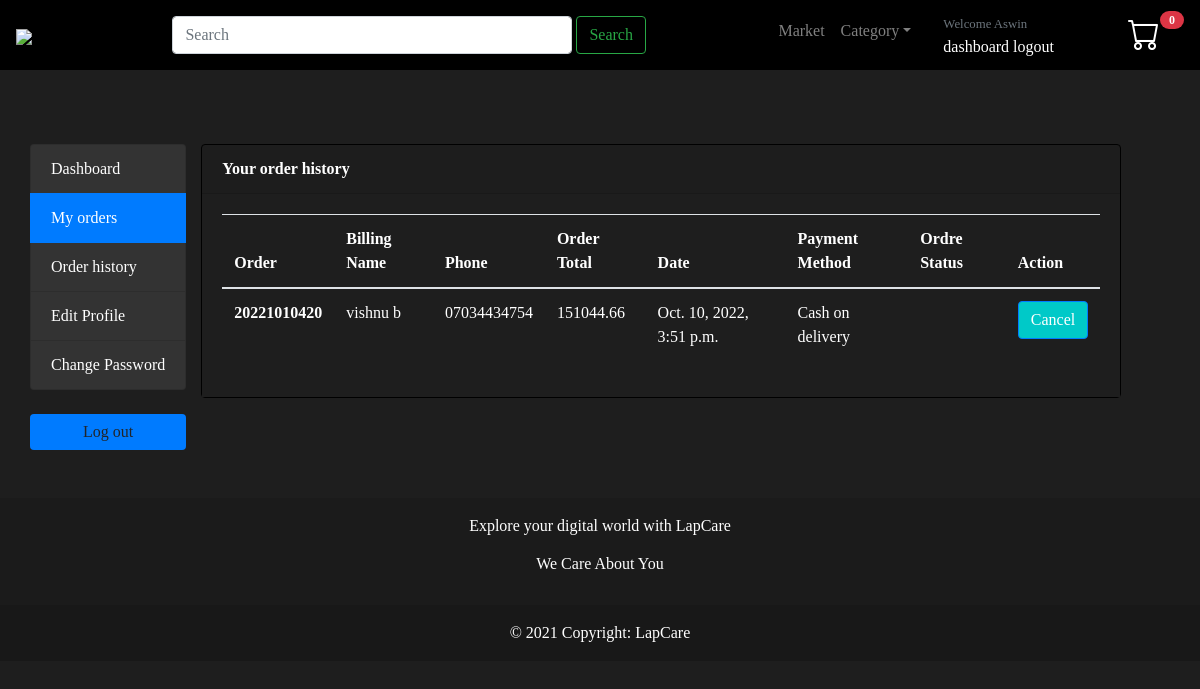
Before: /register/my_orders/ (signed in) with the older database file.
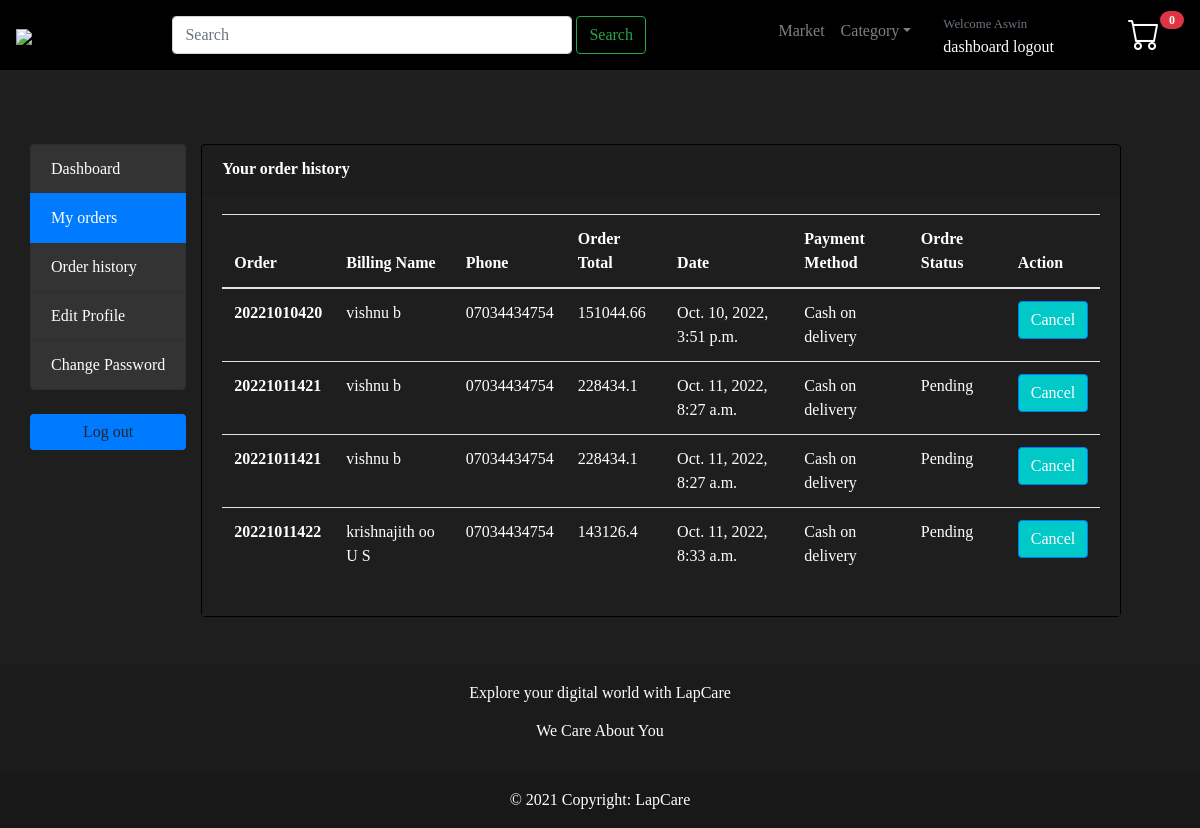
After: the same page with the newer database file.
### accounts/models.py (models this page shows, shortened)
class Account(AbstractBaseUser):
    first_name = models.CharField(max_length=50)
    last_name = models.CharField(max_length=50)
    username = models.CharField(max_length=50, unique=True)
    email = models.EmailField(max_length=100, unique=True)
    phone_number = models.CharField(max_length=50)
    date_joined = models.DateTimeField(auto_now_add=True)
    last_login = models.DateTimeField(auto_now_add=True)
    is_admin = models.BooleanField(default=False)
    is_staff = models.BooleanField(default=False)
    is_active = models.BooleanField(default=False)
    is_superadmin = models.BooleanField(default=False)
    is_user = models.BooleanField(default=False)
    USERNAME_FIELD = "email"
    REQUIRED_FIELDS = ["username", "first_name", "last_name"]
    objects = MyAccountManager()

### order/models.py (models this page shows, shortened)
class OrderProduct(models.Model):
    order = models.ForeignKey(Order, on_delete=models.CASCADE)
    payment = models.ForeignKey(
        Payment, on_delete=models.SET_NULL, blank=True, null=True
    )
    user = models.ForeignKey(Account, on_delete=models.CASCADE,null=True)
    product = models.ForeignKey(Products, on_delete=models.CASCADE)
    status = models.CharField(max_length=50, choices=STATUS1, default="New")
    variations = models.ManyToManyField(Variation, blank=True)
    quantity = models.IntegerField()
    product_price = models.FloatField()
    orderproduct_cancel = models.BooleanField(default=False)
    created_at = models.DateTimeField(auto_now_add=True)
    updated_at = models.DateTimeField(auto_now=True)
    return_status=models.BooleanField(default=True,blank=True,null=True)

class Order(models.Model):
    STATUS = (
        ("New", "New"),
        ("Accepted", "Accepted"),
        ("Completed", "Completed"),
        ("Cancelled", "Cancelled"),
    )
    methods_payment = (
        ("Paypal", "Paypal"),
        ("Rasopay", "Rasopay"),
        ("Cod", "Cash on delivery"),
    )
    user = models.ForeignKey(Account, on_delete=models.SET_NULL, null=True)
    payment = models.ForeignKey(
        Payment, on_delete=models.SET_NULL, blank=True, null=True
    )
    final_discount =models.IntegerField(blank=True,null=True)
    discountnew=models.IntegerField(default=0,null=True,blank=True)
    order_number = models.CharField(max_length=50)
    first_name = models.CharField(max_length=50)
    last_name = models.CharField(max_length=50)
    phone_number = models.CharField(max_length=15)
    email = models.EmailField(max_length=50)
    address_line_1 = models.CharField(max_length=50)
    address_line_2 = models.CharField(max_length=50, blank=True)
    country = models.CharField(max_length=50)
    state = models.CharField(max_length=50)
    city = models.CharField(max_length=50)
    pincode = models.IntegerField()
    order_note = models.CharField(max_length=100, blank=True)
    order_total = models.FloatField()
    tax = models.FloatField()
    order_cancel=models.BooleanField(default=False,blank=True)
    status = models.CharField(max_length=50, choices=STATUS, default="New")
    ip = models.CharField(blank=True, max_length=20)
    is_ordered = models.BooleanField(default=False)
    created_at = models.DateTimeField(auto_now_add=True)
    updated_at = models.DateTimeField(auto_now=True)
    def full_name(self):
        return f"{self.first_name} {self.last_name}"#it is used to get the full name

class Payment(models.Model):
    user = models.ForeignKey(Account, on_delete=models.CASCADE)
    payment_id = models.CharField(max_length=100,blank=True)
    payment_method = models.CharField(max_length=100,blank=True)
    amount_paid = models.CharField(max_length=100,blank=True)
    status = models.CharField(max_length=100,blank=True)
    created_at = models.DateTimeField(auto_now_add=True)

### accounts/views.py (the view)
# urls.py: path('my_orders/',views.my_orders,name='my-orders'),
@login_required(login_url="login")
def my_orders(request):
    orders = Order.objects.filter(user_id=request.user, is_ordered=True).order_by(
        "-created_at"
    )  # - is descending
    order_products = OrderProduct.objects.filter(
        order__is_ordered=True,
        user=request.user,
        orderproduct_cancel=False,
        return_status=True,
    )
    context = {
        "orders": orders,
        "order_products": order_products,
    }
    return render(request, "User/my_orders.html", context)

### cart/context_processors.py (called while the page is built)
def counter(request):
    cart_count=0
    if 'admin' in request.path:
        return{}
    else:
        try:
            cart=Cart.objects.filter(cart_id=_cart_id(request))
            if request.user.is_authenticated:#if user is authenticated
                cart_items=CartItem.objects.all().filter(user=request.user)
            else:
                cart_items=CartItem.objects.all().filter(cart=cart[:1])
            for cart_item in cart_items:
                   cart_count=cart_count+cart_item.quantity
        except Cart.DoesNotExist:
            cart_count=0
    return dict(cart_count=cart_count)

### cart/views.py (called while the page is built)
def _cart_id(request):
    cart = request.session.session_key
    if not cart:
        cart = request.session.create()
    return cart

### category/context_processors.py (called while the page is built)
def menu_links(request):
    links=category.objects.all()
    return dict(links=links)

### category/models.py (called while the page is built)
    def get_url(self):
          return reverse("market_by_category",args=[self.slug])

### templates/User/my_orders.html (shortened to what this page needs)
{% extends 'User/base.html' %}
{% load static %}
{% block content %}
<section class="section-conten padding-y bg  mt-4 pt-4" >
    <div class="container  mt-4 pt-4 pb-5" style="background:#1e1e1e;">
        <div class="row">
      {% include "User/includes/dashboard_sidebar.html"%}
	<main class="col-md-10">
		<article class="card">
		<header class="card-header">
			<strong class="d-inline-block mr-3">Your order history</strong>
		</header>
		<div class="card-body">
			<div class="row">
				<div class="col-md-12">
          <table class="table table-hover table-responsive">
            <thead>
              <tr>
                <th scope="col">Order</th>
                <th scope="col">Billing Name</th>
                <th scope="col">Phone</th>
                <th scope="col">Order Total</th>
                <th scope="col">Date</th>
                <th scope="col">Payment Method</th>
                <th scope="col">Ordre Status</th>
                <th scope="col">Action</th>
              </tr>
            </thead>
            <tbody>
                  {% for order in order_products %}
              <tr>
                <th scope="row"><a href="{% url 'order-detail' order.order.order_number %}">{{order.order.order_number}}</a></th>
                <td>{{order.order.full_name}}</td>
                <td>{{order.order.phone_number}}</td>
                <td>{{order.order.order_total}}</td>
                <td>{{order.order.created_at}}</td>
                <td>{{order.order.payment.payment_method}}</td>
                <td>{{order.status}}</td>
                {% if order.status != "Canceled" and order.status != "Delivered" %}
               <td> <a data-toggle="modal" data-target="#exampleModal"class="btn btn-primary"  role="button" href ="#">Cancel</a></td>
               {% else %}
               <td>Order Cancelled</td>
               {% endif %}
              </tr>
          {% endfor %}
            </tbody>
          </table>
				</div>
			</div>
		</div>
		</article>
	</main>
</div>
</div>
    </section>
{% endblock %}

### templates/User/base.html (shortened to what this page needs)
{% load static %}
<!DOCTYPE html>
<html lang="en">
  <head>
    <link
      href="https://unpkg.com/boxicons@2.1.4/css/boxicons.min.css"
      rel="stylesheet"
    />
    <link
      href="{% static 'user/dist1/css/bootstrap.min.css'%}"
      rel="stylesheet"
    />
    <link
      rel="stylesheet"
      href="https://cdn.jsdelivr.net/npm/bootstrap-icons@1.5.0/font/bootstrap-icons.css"
    />
  </head>
  <body>
    {% include "User/includes/header.html"%} {% block content%} {% load static
    %} {% endblock %}
    {% include "User/includes/footer.html" %}
  </body>
</html>

### templates/User/includes/header.html (shortened to what this page needs)
{% load static %}
<header>
  <nav id="nav-header-custom" class=" navbar fixed-top navbar-expand-lg navbar-dark bg-dark">
    <a class="navbar-brand" href="{% url 'home'%}"><img style="width:100%; height:auto; max-width:80px;"src="{% static 'assets/images/logo1.png'%}"></a>
    <div class="collapse navbar-collapse" id="navbarSupportedContent">
        <form class="form-inline mx-auto my-2" action="{% url 'search'%}" method="GET">
            <input id="form-style" class="form-control mr-sm-1 " type="search" placeholder="Search" aria-label="Search" name="keyword">
            <button class="btn btn-outline-success my-2 my-sm-0" type="submit">Search</button>
        </form>
        <ul class="navbar-nav">
          <li class="nav-item">
            <a class="nav-link" href="{% url 'market'%}">Market</a>
          </li>
          <li class="nav-item dropdown ">
            <a class="nav-link dropdown-toggle" href="http://example.com" id="dropdown01" data-toggle="dropdown" aria-haspopup="true" aria-expanded="false">Category</a>
          </li>
          {% if user.is_authenticated  %}
            <li class="nav-item active px-4">
              <div class="widget-header">
                <small class="title text-muted">Welcome {{user.username}}</small>
                <div>
                  <a href="{% url 'dashboard'%}">dashboard</a>
                  <a href="{% url 'logout' %}"> logout</a>
                </div>
              </div>
            </li>
          {% endif %}
        <li class="nav-item dropdown px-4 px-4" >
            <a style=" background: #000;"type="button" class="btn position-relative">
              <a href="{% url 'cart'%}"><span id="boot-icon" class="bi bi-cart" style="font-size:2rem; color: rgb(255, 255, 255);"></span></a>
              <span class="position-absolute top-0 start-100 translate-middle badge rounded-pill badge-danger">
                <span class="visually-hidden">{{cart_count}}</span>
              </span>
            </a>
        </li>
        </ul>
    </div>
</nav>
</header>

### templates/User/includes/dashboard_sidebar.html (shortened to what this page needs)
<aside class="col-md-" >
    <ul class="list-group" style="background:#1e1e1e;">
        <a class="list-group-item {% if '/dashboard/'  in request.path %}active{% endif %}" href="{% url 'dashboard'%}">Dashboard </a>
        <a class="list-group-item {% if '/my_orders/' in request.path %}active{% endif %}" href="{% url 'my-orders' %}"> My orders </a>
        <a class="list-group-item {% if '/order_history/' in request.path %}active{%endif%}" href="{% url 'order-history'%}"> Order history </a>
        <a class="list-group-item {% if '/edit_profile/' in request.path %}active{%endif%}" href="{% url 'edit-profile'%}"> Edit Profile </a>
        <a class="list-group-item {% if '/change_password/' in request.path %}active{%endif%}" href="{% url 'change-password'%}"> Change Password </a>
    </ul>
    <br>
    <a style=" background-color: #007bff;border:none;"class="btn btn-light btn-block" href="{% url 'logout'%}">  <span class="text">Log out</span> </a>
</aside>

### templates/User/includes/footer.html
{% load static %}
<section class="">
    <footer class="text-center text-white" style="background-color: rgba(0, 0, 0, 0.1);">
      <div class="container p-3 pb-0">
        <section class="">
          <p class="d-flex justify-content-center align-items-center">
            <span class="me-3">Explore your digital world with LapCare</span>
            <h4>We Care About You</h4>
          </p>
        </section>
      </div>
      <div class="text-center p-3" style="background-color: rgba(0, 0, 0, 0.1);">
        © 2021 Copyright:
        <a class="text-white" href="{% url 'home' %}">LapCare</a>
      </div>
    </footer>
  </section>

### templates/User/base.html (style rules this page uses)
a { color: white; }
#nav-header-custom { background: #000 !important; }
body { background: black; }
html, html { height: 100%; }
body { min-height: 100%; }
body { padding-top: 3rem; background-color:#1e1e1e; font-family: Arial, sans-serif; color:#fff; }
.btn-primary, .btn-primary:hover, .btn-primary:active, .btn-primary:visited { background-color:#00C9C8 !important; }
p,span,div { font-family: Georgia, serif !important; }
h2,h3,h4 { font-size: 1rem; }
@media (min-width: 996px) { #form-style { width: 25rem; } }
.card { background-color:#1e1e1e; border: solid 0.5px black; }
.card-body { background-color:#1e1e1e; }
.list-group-item { background-color: #333; }
.badge { padding-left: 9px; padding-right: 9px; -webkit-border-radius: 9px; -moz-border-radius: 9px; border-radius: 9px; }
* { box-sizing: border-box; }

Changed rows visible on the page:
added OrderProduct: order.order_number "20221011421", order.full_name "vishnu b", order.phone_number "07034434754", order.order_total "228434.1", order.created_at "Oct. 11, 2022, 8:27 a.m.", order.payment.payment_method "Cash on delivery", status "Pending", shows "Cancel"
added OrderProduct: order.order_number "20221011421", order.full_name "vishnu b", order.phone_number "07034434754", order.order_total "228434.1", order.created_at "Oct. 11, 2022, 8:27 a.m.", order.payment.payment_method "Cash on delivery", status "Pending", shows "Cancel"
added OrderProduct: order.order_number "20221011422", order.full_name "krishnajith oo U S", order.phone_number "07034434754", order.order_total "143126.4", order.created_at "Oct. 11, 2022, 8:33 a.m.", order.payment.payment_method "Cash on delivery", status "Pending", shows "Cancel"
